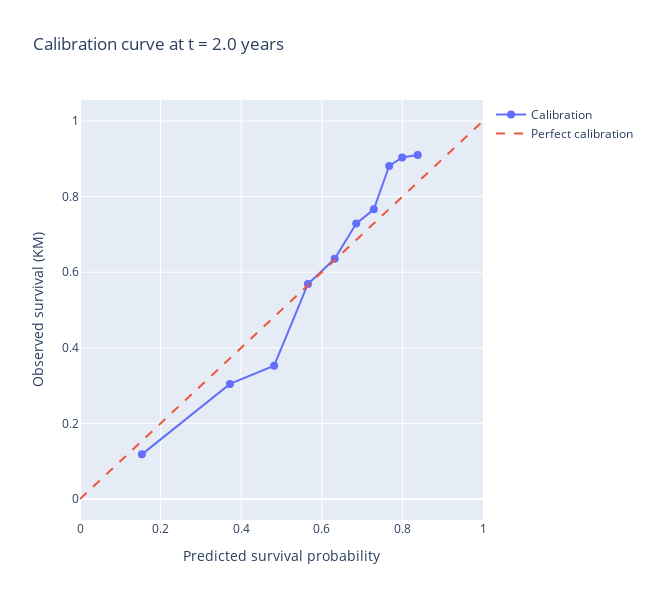

Here is the notebook cell this chart was saved with:
### Code cell
# ===============================
# 7. Calibration plot (Plotly)
# ===============================

import numpy as np
from sksurv.nonparametric import kaplan_meier_estimator
import plotly.graph_objects as go

calib_time = 2.0  # OS_YEARS --> années
event_field, time_field = y.dtype.names

# Probabilité de survie prédite
surv_funcs_all = best_final.predict_survival_function(X_clinical_plus_cyto)
surv_at_calib = np.array([fn(calib_time) for fn in surv_funcs_all])

# Binning en déciles
n_bins = 10
quantiles = np.quantile(surv_at_calib, np.linspace(0, 1, n_bins + 1))
bin_ids = np.digitize(surv_at_calib, quantiles[1:-1], right=True)

bin_pred_surv = []
bin_obs_surv = []

for b in range(n_bins):
    mask = bin_ids == b
    if mask.sum() < 5:
        continue

    # survie prédite moyenne
    bin_pred_surv.append(surv_at_calib[mask].mean())

    # survie observée (Kaplan–Meier)
    t, s = kaplan_meier_estimator(
        y[event_field][mask],
        y[time_field][mask],
    )

    obs = s[t <= calib_time][-1] if np.any(t <= calib_time) else 1.0
    bin_obs_surv.append(obs)

bin_pred_surv = np.array(bin_pred_surv)
bin_obs_surv = np.array(bin_obs_surv)

# === Plotly ===
fig = go.Figure()

# Points calibration
fig.add_trace(go.Scatter(
    x=bin_pred_surv,
    y=bin_obs_surv,
    mode="markers+lines",
    name="Calibration",
    marker=dict(size=8),
))

# Ligne parfaite
fig.add_trace(go.Scatter(
    x=[0, 1],
    y=[0, 1],
    mode="lines",
    name="Perfect calibration",
    line=dict(dash="dash")
))

fig.update_layout(
    width=650,
    height=600,
    title=f"Calibration curve at t = {calib_time:.1f} years",
    xaxis_title="Predicted survival probability",
    yaxis_title="Observed survival (KM)",
)

fig.show()

### Figure 1 — Plotly figure (JSON) as saved in the notebook; plotly's stock layout.template omitted (floating-point values rounded to 4 significant figures)
{"data": [{"marker": {"size": 8}, "mode": "markers+lines", "name": "Calibration", "type": "scatter", "x": [0.1536, 0.3721, 0.4817, 0.5656, 0.632, 0.6854, 0.729, 0.7672, 0.7993, 0.838], "y": [0.1181, 0.3045, 0.3525, 0.5688, 0.6354, 0.7286, 0.7664, 0.8809, 0.9037, 0.9103]}, {"line": {"dash": "dash"}, "mode": "lines", "name": "Perfect calibration", "type": "scatter", "x": [0, 1], "y": [0, 1]}], "layout": {"height": 600, "title": {"text": "Calibration curve at t = 2.0 years"}, "width": 650, "xaxis": {"title": {"text": "Predicted survival probability"}}, "yaxis": {"title": {"text": "Observed survival (KM)"}}}}
